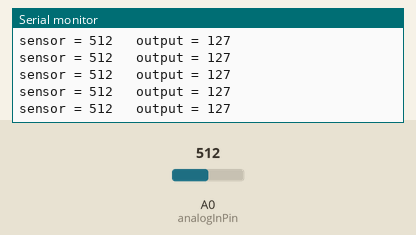
Bench run of a sketch on a simulated Arduino Uno, built with avr-gcc and run on an emulated ATmega328P. Parts: the last lines printed to the serial monitor. The inputs (shaded band) are chosen by the test bench; at power-on: A0 (analogInPin) = 512.

Above: at 1.2 s.
1.3 s: A0 (analogInPin) set to 416
At 2.3 s:
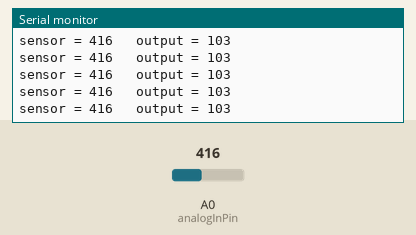
4.3 s: A0 (analogInPin) set to 394
At 5.3 s:
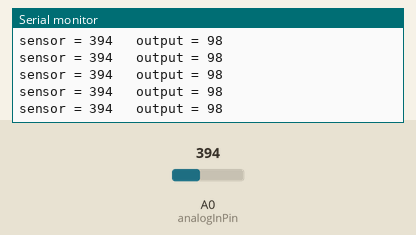
19.3 s: A0 (analogInPin) set to 989
At 20.2 s:
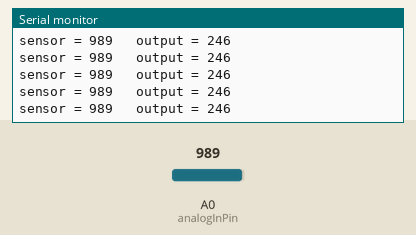
20.8 s: A0 (analogInPin) set to 1016
At 21.9 s:
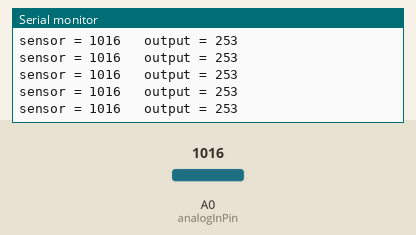
Timing chart, 0 to 23.3 s (numbered marks = the images above; inputs shaded):
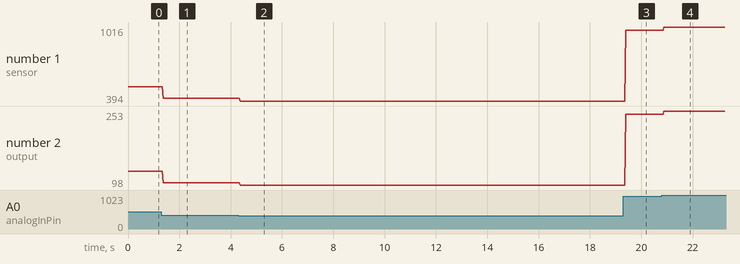

The sketch:

censor-light.ino
```cpp
const int analogInPin = A0;
const int analogOutPin = 9;

int sensorValue = 0;
int outputValue = 0;

void setup() {
    Serial.begin(9600);
}

void loop() {
    sensorValue = analogRead(analogInPin);
    outputValue = map(sensorValue, 0, 1023, 0, 255);
    // analogWrite(analogOutPin, outputValue);
    digitalWrite(analogOutPin, outputValue);
    Serial.print("sensor = ");
    Serial.print(sensorValue);
    Serial.print("\t output = ");
    Serial.println(outputValue);

    delay(2);
}
```

Measured:
- after the input at 1.3 s, the serial monitor: prints a new line after 0.07 s (image 1)
- after the input at 4.3 s, the serial monitor: prints a new line after 0.07 s (image 2)
- after the input at 19.3 s, the serial monitor: prints a new line after 0.09 s (image 3)
- after the input at 20.8 s, the serial monitor: prints a new line after 0.08 s (image 4)
- plotted number 1: 512 → 416 after the input at 1.3 s, 416 → 394 after the input at 4.3 s, 394 → 989 after the input at 19.3 s, 989 → 1016 after the input at 20.8 s
- plotted number 2: 127 → 103 after the input at 1.3 s, 103 → 98 after the input at 4.3 s, 98 → 246 after the input at 19.3 s, 246 → 253 after the input at 20.8 s
